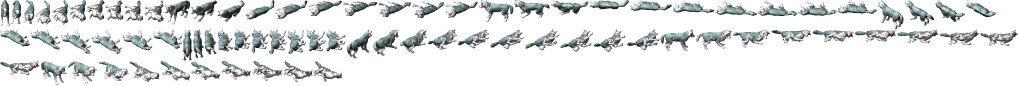
#> input picture godot/assets/combat_v4/source_vl/ani011_die.webp, 2038 x 171 px, given in place of living_barb_painted.webp, which was not available (shown at 1/2 size)
$ python generate_poi08_r3_painted.py
#> lines starting #> are read from the running program, lines starting #| are printed output that depends on the picture
#!/usr/bin/env python3
"""POI08 R3 painted first-party sprite atlas baker. Use only independently matted skill-specific WebP masters.
No third party pixels. No POI07 asset reuse. Source is image-generation art, not a Godot screenshot.
"""
from pathlib import Path
from PIL import Image, ImageEnhance, ImageFilter, ImageChops, ImageDraw
import math, hashlib, random

BASE=Path(__file__).resolve().parents[2]/'godot/labs/combat_lab/poison08/r3_painted/assets'
SOURCE=BASE/'master'
BASE.mkdir(parents=True, exist_ok=True)

def load(n):
    im=Image.open(SOURCE/(n+'_painted.webp')).convert('RGBA')
    assert im.getchannel('A').getbbox(), n
    return im

def warp_rows(im,step,amp=2.3,velocity=.65):
    """Nonrigid, source-pixel displacement for every frame and pixel row (no rig)."""
    w,h=im.size
    dst=Image.new('RGBA',(w+16,h+12))
    for y in range(h):
        shift=int(amp*math.sin(y*.11+step*velocity)+.8*math.sin(y*.28-step*.49))
        dy=4+int(2.2*math.sin(step*.3+y*.055))
        row=im.crop((0,y,w,y+1))
        dst.alpha_composite(row,(7+shift,y+dy))
    return dst

def opacity(im,q):
    im=im.copy()
    im.putalpha(im.getchannel('A').point(lambda x: int(max(0,min(255,x*q)))))
    return im

def frame(im,cell,size,offset=None):
    w,h=cell
    out=Image.new('RGBA',cell)
    painted=im.resize(size,Image.Resampling.LANCZOS)
    px=(w-size[0])//2 if offset is None else offset[0]
    py=(h-size[1])//2 if offset is None else offset[1]
    out.alpha_composite(painted,(px,py))
    # Separate UV cells, zero-opacity gutters on all sides.
    mask=Image.new('L',cell,255);md=ImageDraw.Draw(mask)
    md.rectangle((0,0,w-1,1),fill=0)
    md.rectangle((0,h-2,w-1,h-1),fill=0)
    md.rectangle((0,0,1,h-1),fill=0)
    md.rectangle((w-2,0,w-1,h-1),fill=0)
    out.putalpha(ImageChops.multiply(out.getchannel('A'),mask))
    return out

def brighten(im,rgb_gain,alpha_gain):
    r,g,b,a=im.split()
    r=r.point(lambda v:min(255,round(v*rgb_gain)))
    g=g.point(lambda v:min(255,round(v*rgb_gain)))
    b=b.point(lambda v:min(255,round(v*rgb_gain)))
    a=a.point(lambda v:min(255,round(v*alpha_gain)))
    return Image.merge('RGBA',(r,g,b,a))

hero=load('living_barb')
#> in load, im is the input picture: PIL image 2038x171 RGBA; mean R, G, B, A 30.9, 32.9, 33.2, 58
charge=brighten(load('thorn_seed'),1.36,1.6)
#> call 2 of load, with n = 'thorn_seed'
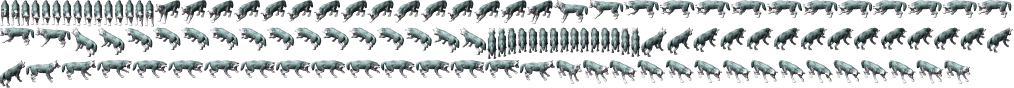
#> input picture godot/assets/combat_v4/source_vl/ani011_pst.webp, 2027 x 176 px, given in place of thorn_seed_painted.webp, which was not available (shown at 1/2 size)
#> in load, im is the input picture: PIL image 2027x176 RGBA; mean R, G, B, A 40.9, 44.9, 45.1, 89.3
#> in brighten, `r,g,b,a=im.split()`:
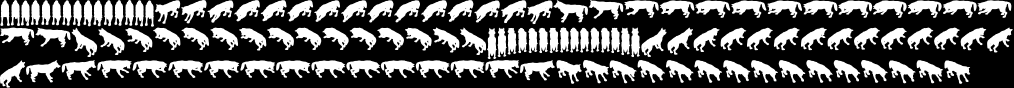
#> a: PIL image 2027x176 L (shown at 1/2 size); min 0, max 255, mean 89.3
vein=brighten(load('vein_grip'),1.12,1.13)
#> call 2 of brighten, with rgb_gain = 1.12, alpha_gain = 1.13
#> in brighten (call 2), `g=g.point(lambda v:min(255,round(v*rgb_gain)))`:
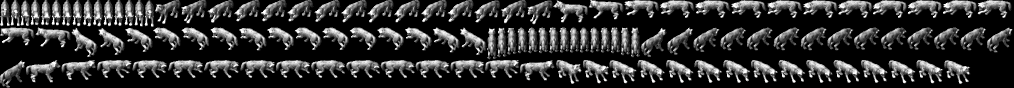
#> g: PIL image 2027x176 L (shown at 1/2 size); min 0, max 255, mean 50

def hero_pose(i):
    # Actual painted toxic living barb, not the needle of POI07; speed-driven tail contraction.
    art=warp_rows(hero,i,2.7+.9*math.sin(i*.62))
    cx=366+int(3*math.sin(i*.82))
    cy=106+int(4*math.cos(i*.5))
    return frame(opacity(art,.88+.12*math.sin(i*.53+.4)),(384,128),(cx,cy))

def charge_pose(i):
    q=(i+.8)/10
    art=warp_rows(charge,i,2.4)
    cw=145+int(40*q);ch=92+int(28*q)
    # Materialized jewel petals condense and bloom, source pixels not a code circle.
    return frame(opacity(art,.23+.75*q),(192,192),(cw,ch))

def bite_pose(i):
    strength=[.35,.78,1,.97,.86,.73,.55,.32][i]
    art=warp_rows(vein,i,3.8)
    rgba=frame(opacity(art,strength),(192,192),(177+int(5*math.sin(i*.7)),133+int(4*math.cos(i*.6))))
    return rgba

def mark_pose(i):
    # Sustained 8-sec scar: breathing material, a visual representation only.
    # No DoT ticks or new combat receipts are invented.
    q=(i%12)/12
    art=warp_rows(vein,i,1.6)
    w=153+int(6*math.sin(q*math.tau))
    h=116+int(4*math.cos(q*math.tau))
    a=.73+.11*math.sin(q*math.tau+1)
    return frame(opacity(art,a),(192,192),(w,h))

def pack(name,frames,cell):
    w,h=cell
    atlas=Image.new('RGBA',(w*4,h*((len(frames)+3)//4)))
    hashes=set()
    for i,im in enumerate(frames):
        assert im.size==cell
        a=im.getchannel('A')
        assert a.getbbox(),(name,i,'empty')
        edges=[(0,0,w,1),(0,h-1,w,h),(0,0,1,h),(w-1,0,w,h)]
        assert all(a.crop(e).getextrema()[1]==0 for e in edges),(name,i,'alpha bleed')
        hashes.add(hashlib.sha256(im.tobytes()).hexdigest())
        atlas.alpha_composite(im,((i%4)*w,(i//4)*h))
    assert len(hashes)==len(frames),(name,'repeated animation pose')
    path=BASE/name
    atlas.save(path,compress_level=9,optimize=True)
    print('POI08_R3_ATLAS_PASS',name,'frames',len(frames),'bytes',path.stat().st_size,'dimensions',atlas.size)
    return atlas
if __name__=='__main__':
    imgs=[
        pack('living_barb_r3_12.png',[hero_pose(i) for i in range(12)],(384,128)),
        pack('thorn_seed_r3_10.png',[charge_pose(i) for i in range(10)],(192,192)),
        pack('bite_contact_r3_08.png',[bite_pose(i) for i in range(8)],(192,192)),
        pack('vein_mark_r3_12.png',[mark_pose(i) for i in range(12)],(192,192)),
    ]
#> in warp_rows, `dst=Image.new('RGBA',(w+16,h+12))`: dst: PIL image 2054x183 RGBA; every value is 0
#> after the loop in warp_rows, `for y in range(h):`:
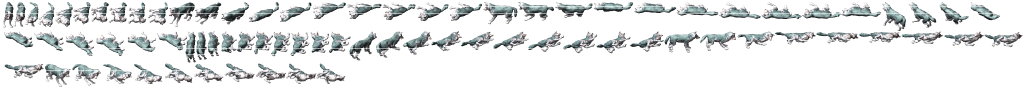
#> dst: PIL image 2054x183 RGBA (shown at 1/2 size); mean R, G, B, A 27.6, 29.4, 29.6, 52; transparent parts drawn white
#> in frame, `w,h=cell`: w = 384; h = 128
#> in frame, `out=Image.new('RGBA',cell)`: out: PIL image 384x128 RGBA; every value is 0
#> in frame, `px=(w-size[0])//2 if offset is None else offset[0]`: px = 9
#> in frame, `mask = Image.new('L', cell, 255)`: mask: PIL image 384x128 L; every value is 255
#> in frame (call 5), `painted=im.resize(size,Image.Resampling.LANCZOS)`:
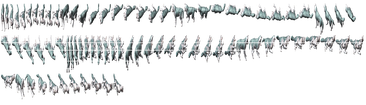
#> painted: PIL image 366x105 RGBA; mean R, G, B, A 45.6, 48.1, 48.4, 50; transparent parts drawn white
#> in frame (call 7), `out.alpha_composite(painted,(px,py))`:
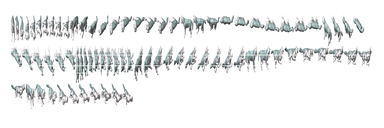
#> out: PIL image 384x128 RGBA; mean R, G, B, A 34.2, 36.1, 36.5, 33.5; transparent parts drawn white
#> after the loop in warp_rows (call 8), `for y in range(h):`:
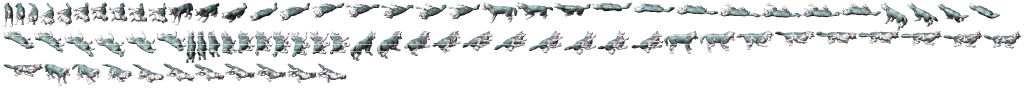
#> dst: PIL image 2054x183 RGBA (shown at 1/2 size); mean R, G, B, A 27.7, 29.4, 29.7, 51.9; transparent parts drawn white
#> the loop in pack, `for i,im in enumerate(frames):` made 12 passes
#| POI08_R3_ATLAS_PASS living_barb_r3_12.png frames 12 bytes 718549 dimensions (1536, 384)
#> the loop in pack (call 2), `for i,im in enumerate(frames):` made 10 passes
#| POI08_R3_ATLAS_PASS thorn_seed_r3_10.png frames 10 bytes 424354 dimensions (768, 576)
#| POI08_R3_ATLAS_PASS bite_contact_r3_08.png frames 8 bytes 425359 dimensions (768, 384)
#| POI08_R3_ATLAS_PASS vein_mark_r3_12.png frames 12 bytes 504266 dimensions (768, 576)
    raw=sum(im.width*im.height*4 for im in imgs)
    print('POI08_R3_RAW_RGBA8_BYTES',raw,'MIB',round(raw/1048576,3))
#| POI08_R3_RAW_RGBA8_BYTES 7077888 MIB 6.75
    assert raw<=8*1048576
